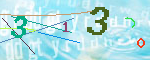
#> input picture southplus/captcha_samples/captcha_001.jpg, 150 x 60 px
$ python export_char_crops.py
#> lines starting #> are read from the running program, lines starting #| are printed output that depends on the picture
#> (reads southplus/captcha_samples/char_labels.csv from the repository)
### southplus/train_char_model.py
#!/usr/bin/env python3
import argparse
import csv
import json
from pathlib import Path

import cv2
import numpy as np


BASE_DIR = Path(__file__).resolve().parent
SAMPLES_DIR = BASE_DIR / "captcha_samples"
CHAR_LABELS_CSV = SAMPLES_DIR / "char_labels.csv"
MODEL_PATH = BASE_DIR / "captcha_char_svm.yml"
META_PATH = BASE_DIR / "captcha_char_model_meta.json"


# [24 lines left out: functions make_square, hog_feature, not called in this run]


def read_char_labels(path):
    with path.open(newline="", encoding="utf-8-sig") as fp:
        return list(csv.DictReader(fp))


def crop_from_row(samples_dir, row, pad=3):
#> called with pad = 3
    image = cv2.imread(str(samples_dir / row["file"]))
#> image is the input picture: shape (60, 150, 3); mean B, G, R 227.9, 223.5, 176.9
    if image is None:
        raise RuntimeError(f"图片读取失败: {row['file']}")
    x, y, width, height = [int(row[key]) for key in ["x", "y", "w", "h"]]
    image_height, image_width = image.shape[:2]
#> image_height = 60; image_width = 150
    x0 = max(0, x - pad)
    y0 = max(0, y - pad)
    x1 = min(image_width, x + width + pad)
#> x1 = 33
    y1 = min(image_height, y + height + pad)
#> y1 = 43
    return image[y0:y1, x0:x1]
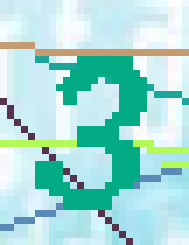
#> returned value: shape (35, 27, 3) (shown 7 times larger); mean of channels 0, 1, 2 213.8, 219.6, 166.6; drawn as B, G, R


# [61 lines left out: functions compute_position_boxes, train_model, parse_args, main, not called in this run]


# [2 lines that do not run on import are left out]

### southplus/export_char_crops.py
#!/usr/bin/env python3
import argparse
import csv
from pathlib import Path

import cv2

from train_char_model import CHAR_LABELS_CSV, SAMPLES_DIR, crop_from_row


DEFAULT_OUTPUT_DIR = SAMPLES_DIR / "char_crops"


def parse_args():
    parser = argparse.ArgumentParser(description="按 char_labels.csv 导出单字符裁剪样本。")
    parser.add_argument("--samples-dir", default=str(SAMPLES_DIR))
    parser.add_argument("--char-labels", default=str(CHAR_LABELS_CSV))
    parser.add_argument("--output-dir", default=str(DEFAULT_OUTPUT_DIR))
    return parser.parse_args()


def main():
    args = parse_args()
    samples_dir = Path(args.samples_dir).expanduser().resolve()
    output_dir = Path(args.output_dir).expanduser().resolve()
    output_dir.mkdir(parents=True, exist_ok=True)

    rows = []
    with Path(args.char_labels).expanduser().resolve().open(newline="", encoding="utf-8-sig") as fp:
        rows = list(csv.DictReader(fp))

    written = 0
    for row in rows:
        digit = row["digit"]
        digit_dir = output_dir / digit
        digit_dir.mkdir(exist_ok=True)
        crop = crop_from_row(samples_dir, row)
        stem = Path(row["file"]).stem
        output_path = digit_dir / f"{stem}_pos{int(row['pos'])}_{digit}.png"
        cv2.imwrite(str(output_path), crop)
        written += 1

    print(f"导出字符样本: {written}")
    print(f"输出目录: {output_dir}")
    return 0


if __name__ == "__main__":
#> (the run stopped early here; a loop or call above may not have finished)
